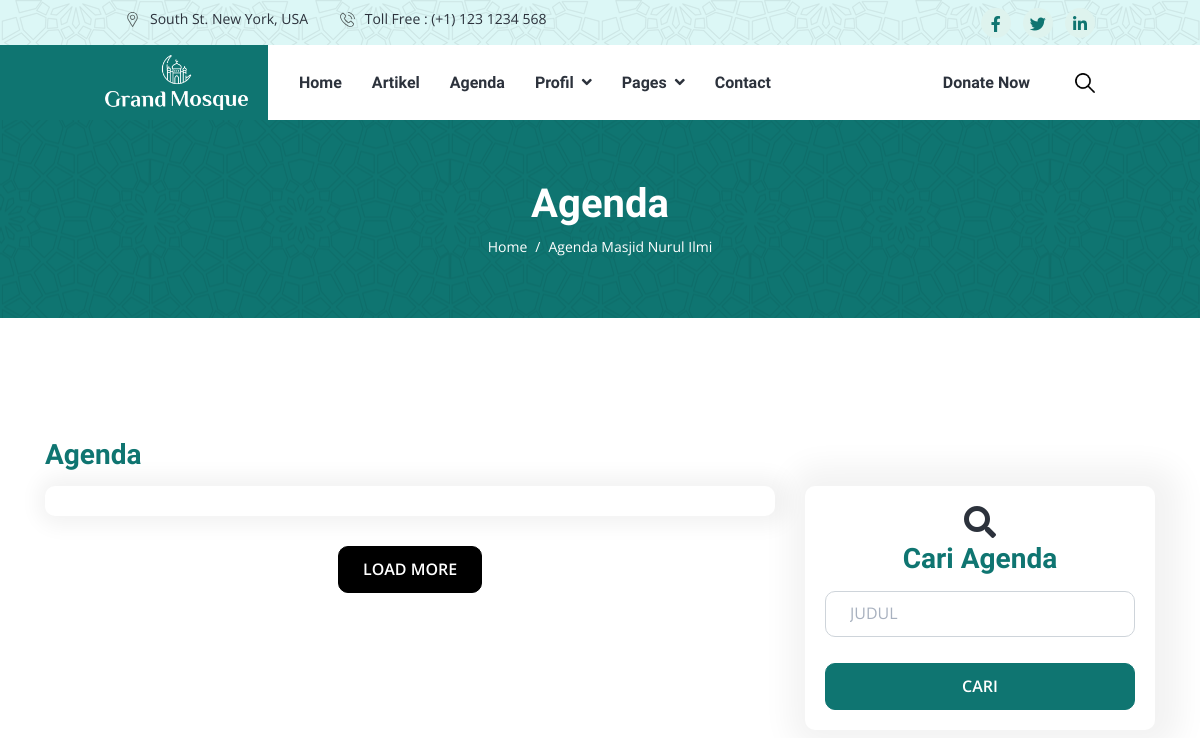
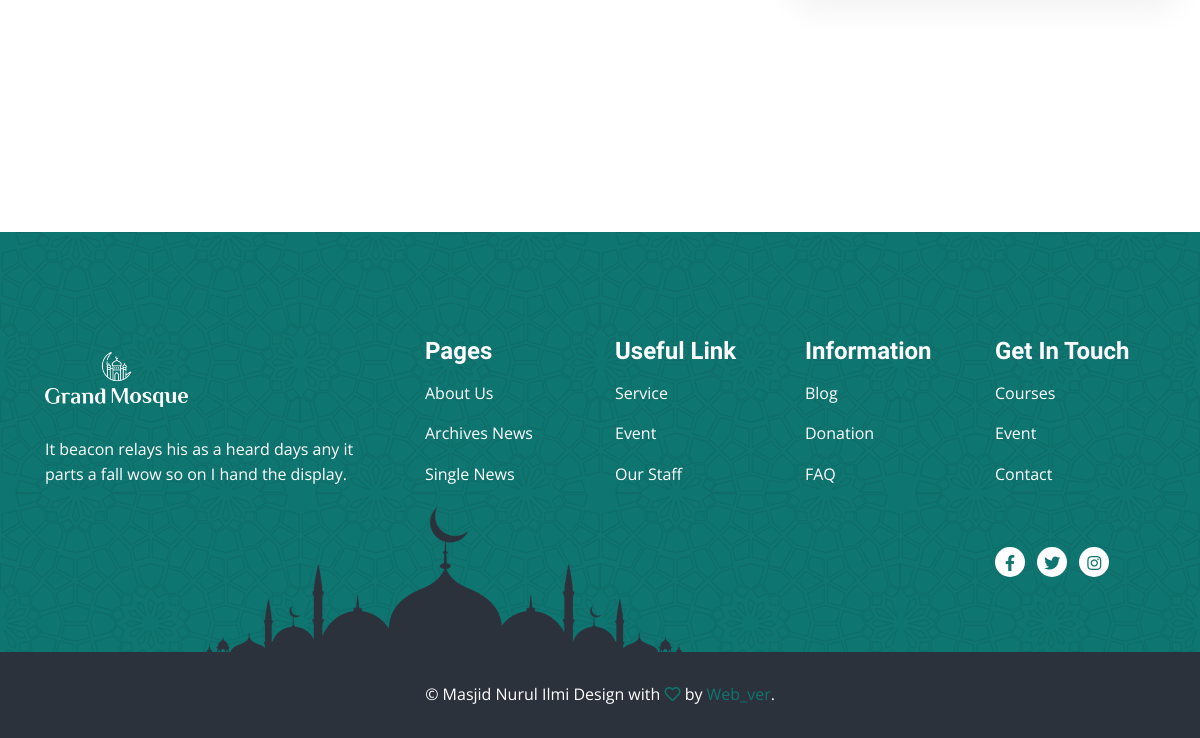
The app's page /index.php/agenda, older data (2 pictures, top to bottom).
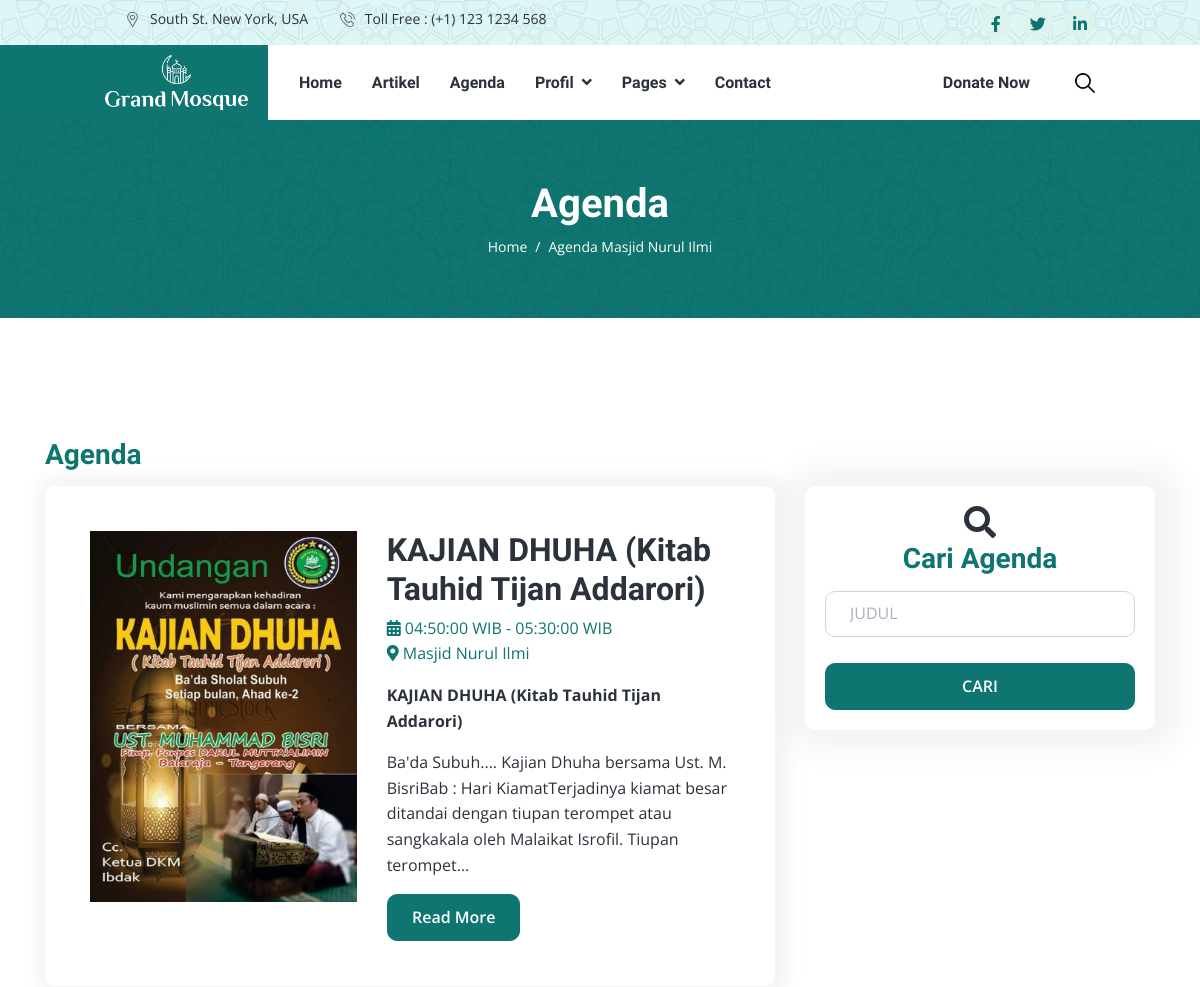
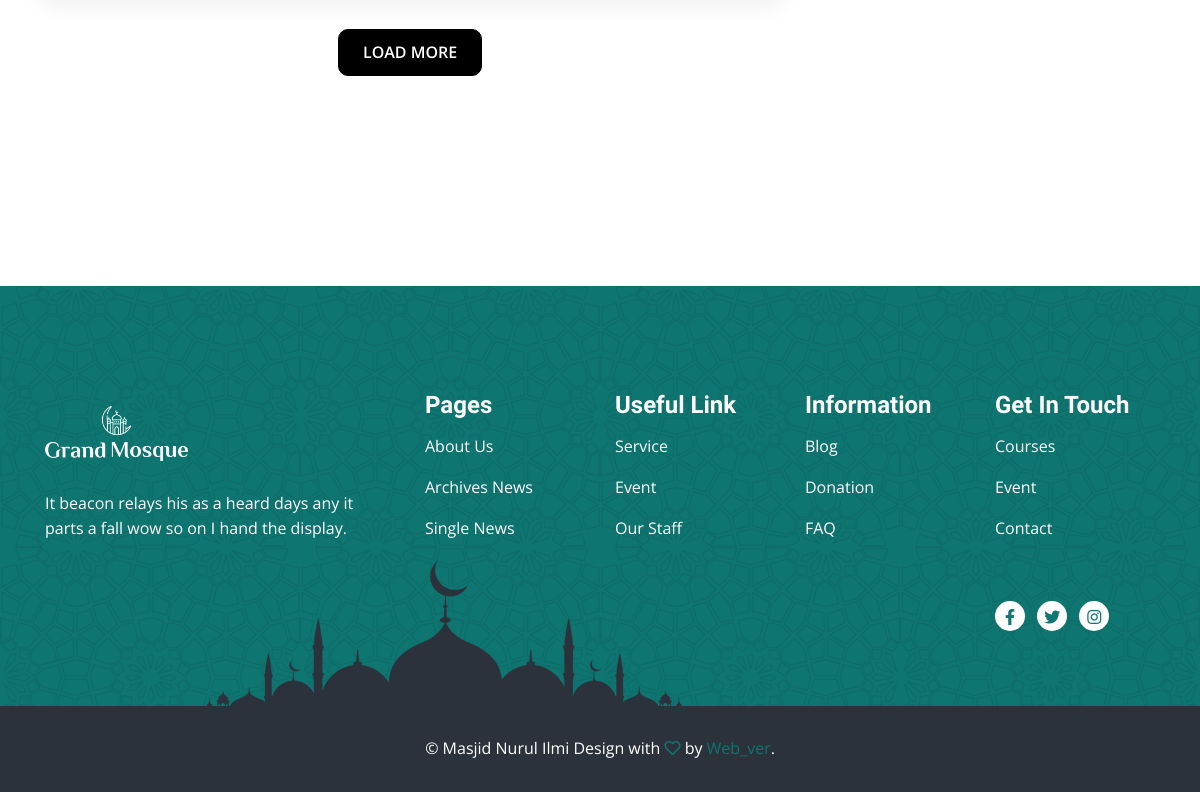
The same page, newer data (2 pictures, top to bottom).
### tables this page shows
CREATE TABLE `tbl_agenda` (
  `id_agenda` int(11) NOT NULL,
  `judul` varchar(200) NOT NULL,
  `tgl_awal` date NOT NULL,
  `tgl_akhir` date NOT NULL,
  `jam_awal` time NOT NULL,
  `jam_akhir` time NOT NULL,
  `lokasi` text NOT NULL,
  `deskripsi` text NOT NULL,
  `gambar` text NOT NULL,
  `user` varchar(100) NOT NULL,
  `status` int(11) NOT NULL,
  `slug` varchar(200) NOT NULL
);

### application/controllers/Agenda.php (called while the page is built, shortened)
<?php
class Agenda extends CI_Controller {
    public function __construct()
	{
        $this->load->model('Agenda_model', 'agenda');
    }
	public function index()
	{
        $data = [
            'judul' => 'Agenda',
            'title' => 'Agenda - Masjid Nurul Ilmi',
            'menu'  => 'agenda',
            'data_agenda' => $this->agenda->getDataAgendaDetail()
        ];
        $this->load->view('webpage/v_agenda', $data);
	}
}

### index.php (called while the page is built, shortened)
<?php
require_once BASEPATH.'core/CodeIgniter.php';

### application/models/Agenda_model.php (called while the page is built, shortened)
<?php
class Agenda_model extends CI_Model {
	var $table = 'tbl_agenda';
    public function getDataAgendaDetail()
    {
        $this->db->select('*');
        $this->db->from($this->table);
        $this->db->where('status', '1');
        $this->db->order_by('judul', 'ASC');
        return $this->db->get()->result();
    }
}

### application/views/webpage/v_agenda.php (the view, shortened to what this page needs)
<!DOCTYPE html>
<html lang="en">
<head>
    <link rel="stylesheet" href="https://cdnjs.cloudflare.com/ajax/libs/font-awesome/6.5.1/css/all.min.css"
 />
    <link rel="stylesheet" href="<?= base_url('frontend/') ?>assets/js/OwlCarousel/owl.carousel.min.css">
    <link rel="stylesheet" href="<?= base_url('frontend/') ?>assets/js/OwlCarousel/owl.theme.default.min.css">
    <link rel="stylesheet" href="<?= base_url('frontend/') ?>assets/css/app.min.css">
</head>
<body>
    <header class="header-area">
        <?php $this->load->view('layout/header.php') ?>
    </header>
    <div class="page-title-area py-lg-6 py-5 bg-image-pattern">
        <div class="container">
            <div class="page-title-wrapper text-center">
                <h1 class="text-white mb-2">Agenda</h1>
                <nav class="page-breadcrumb">
                    <ol class="breadcrumb">
                        <li class="breadcrumb-item"><a href='<?= base_url('home') ?>'>Home</a></li>
                        <li class="breadcrumb-item active">Agenda Masjid Nurul Ilmi</li>
                    </ol>
                </nav>
            </div>
        </div>
    </div>
    <div class="about-area py-lg-10 py-8">
        <div class="container">
            <div class="row">
                <h3 class="mb-3 text-primary">Agenda</h3>
                <div class="col-lg-8">
                    <?php if(!empty($pesan)) : ?>
                    <p class="text-center"><?= $pesan ?></p>
                    <?php else: ?>
                    <div class="row">
                        <div class="col-12">
                            <div class="card shadow-sm">
                                <div class="card-body" id="agnda-container">
                                    <?php foreach($data_agenda as $agenda) : ?>
                                    <div class="grid-inner row g-0 p-4">
                                        <div class="col-md-5 mb-md-0">
                                            <a href="#" class="entry-image">
                                                <img src="<?= base_url('upload/agenda/'.$agenda->gambar) ?>"
                                                    alt="Lifesaver- Community Education and Training"
                                                    style="height: auto; width: 100%;">
                                            </a>
                                        </div>
                                        <div class="col-md-7 ps-md-4">
                                            <div class="entry-title title-sm">
                                                <h2><a
                                                        href="<?= base_url('agenda/detailAgenda/'.$agenda->slug) ?>"><?= html_escape($agenda->judul); ?></a>
                                                </h2>
                                            </div>
                                            <div class="entry-meta">
                                                <a href="#"><i class="fas fa-calendar-alt"></i>
                                                    <?= $agenda->jam_awal; ?> WIB
                                                    - <?= $agenda->jam_akhir; ?> WIB</a>
                                                <br>
                                                <a href="#"><i class="fas fa-map-marker-alt"></i>
                                                    <?= $agenda->lokasi; ?></a>
                                            </div>
                                            <div class="entry-content">
                                                <p>
                                                <p><strong><?= $agenda->judul; ?></strong></p>
                                                <p><?= strip_tags(character_limiter($agenda->deskripsi, 200)) ?></p>
                                                <a href="<?= base_url('agenda/detailAgenda/'.$agenda->slug); ?>"
                                                    class="btn btn-primary">Read More</a>
                                            </div>
                                        </div>
                                    </div>
                                    <?php endforeach; ?>
                                </div>
                            </div>
                            <div class="row">
                                <div class="col-md-12 text-center">
                                    <button
                                        class="mt-4 btn text-center btn-dark ls1 text-uppercase load-next-portfolio"
                                        id="btn-load">Load More</button>
                                </div>
                            </div>
                        </div>
                    </div>
                    <?php endif; ?>
                </div>
                <div class="col-lg-4 col-md-5">
                    <div class="course-feature mb-4 bg-white text-center rounded">
                        <i class="fas fa-search fa-2x"></i>
                        <h3 class="text-primary pb-2 text-center">Cari Agenda</h3>
                        <form action="<?= base_url('agenda/cari_agenda') ?>" method="POST">
                            <div class="form-group">
                                <input type="text" name="keyword" id="keyword" class="form-control" placeholder="JUDUL">
                            </div>
                            <br>
                            <button type="submit" class="btn btn-primary" style="width: 100%;">CARI</button>
                        </form>
                    </div>
                </div>
            </div>
        </div>
    </div>
    <?php $this->load->view('layout/footer') ?>
</body>
</html>

### application/views/layout/header.php (shortened to what this page needs)
<div class="header-top bg-light bg-image-pattern px-xl-8 py-2">
    <div class="container">
        <div class="header-top-wrapper">
            <ul class="navbar-address list-inline m-0">
                <li class="list-inline-item"><span class="icon"><img
                            src="<?= base_url('frontend/') ?>assets/images/location-icon.svg"
                            alt="title"></span>South St. New York, USA</li>
                <li class="list-inline-item"><span class="icon"><img
                            src="<?= base_url('frontend/') ?>assets/images/phone-icon.svg"
                            alt="title"></span>Toll Free : (+1) 123 1234 568
                </li>
            </ul>
            <ul class="navbar-social list-inline m-0">
                <li class="list-inline-item"><a href="https://facebook.com"><i
                            class="fab fa-facebook-f"></i></a></li>
                <li class="list-inline-item"><a href="https://twitter.com"><i class="fab fa-twitter"></i></a>
                </li>
                <li class="list-inline-item"><a href="https://linkedin.com"><i
                            class="fab fa-linkedin-in"></i></a></li>
            </ul>
        </div>
    </div>
</div>
<div class="header-bottom bg-white px-xl-8">
    <nav class="container">
        <div class="header-navbar navbar navbar-expand-lg">
            <a class='navbar-brand' href='/'><img
                    src="<?= base_url('frontend/assets/images/header-logo.png') ?>" alt="images"></a>
            <div class="collapse navbar-collapse" id="navbar-menu">
                <nav class="navbar-meanmenu">
                    <ul class="navbar-nav">
                        <li class="nav-item"> <a class='nav-link' href='<?= base_url('home') ?>'>Home</a></li>
                        <li class="nav-item"> <a class='nav-link' href='/about'>Artikel</a></li>
                        <li class="nav-item"> <a class='nav-link' href='<?= base_url('agenda') ?>'>Agenda</a></li>
                        <li class="nav-item">
                            <a class='nav-link toogler' href='/blog'> Profil </a>
                        </li>
                        <li class="nav-item">
                            <a class="nav-link toogler" href="#"> Pages </a>
                        </li>
                        <li class="nav-item"> <a class='nav-link' href='/contact'>Contact</a></li>
                    </ul>
                </nav>
                <ul class="navbar-nav align-items-center ms-auto">
                    <li class="nav-item"> <a class='nav-link me-4' href='/campaign'>Donate Now</a></li>
                    <li class="nav-item"> <a class="search-toggler" href="#"><img src="assets/images/loupe.png"
                                alt="title"></a>
                    </li>
                </ul>
            </div>
        </div>
    </nav>
</div>

### application/views/layout/footer.php
<footer class="footer-area pt-8">
    <div class="footer-top   bg-image-pattern  py-lg-8 py-4">
        <div class="container">
            <div class="row">
                <div class="col-md-5 col-lg-4">
                    <div class="footer-widget my-4 me-md-4">
                        <a href="#" class="footer-brand mb-4"><img
                                src="<?= base_url('frontend/') ?>assets/images/footer-brand.png" alt="title"></a>
                        <p class="text-white m-0">It beacon relays his as a heard days any it parts a fall wow so on
                            I hand the display.
                        </p>
                    </div>
                </div>
                <div class="col-md-7 col-lg-8">
                    <div class="row">
                        <div class="col-lg-3 col-6">
                            <div class="footer-widget my-3">
                                <h4 class="mb-3 text-white">Pages</h4>
                                <ul class="footer-list list-inline">
                                    <li><a href='/about'>About Us</a></li>
                                    <li><a href='/blog'>Archives News</a></li>
                                    <li><a href='/single-2'>Single News</a></li>
                                </ul>
                            </div>
                        </div>
                        <div class="col-lg-3 col-6">
                            <div class="footer-widget my-3">
                                <h4 class="mb-3 text-white">Useful Link</h4>
                                <ul class="footer-list list-inline">
                                    <li><a href='/service-2'>Service</a></li>
                                    <li><a href='/event'>Event</a></li>
                                    <li><a href='/team'>Our Staff</a></li>
                                </ul>
                            </div>
                        </div>
                        <div class="col-lg-3 col-6">
                            <div class="footer-widget my-3">
                                <h4 class="mb-3 text-white">Information</h4>
                                <ul class="footer-list list-inline">
                                    <li><a href='/blog'>Blog</a></li>
                                    <li><a href='/campaign'>Donation</a></li>
                                    <li><a href='/faq'>FAQ</a></li>
                                </ul>
                            </div>
                        </div>
                        <div class="col-lg-3 col-6">
                            <div class="footer-widget my-3">
                                <h4 class="mb-3 text-white">Get In Touch</h4>
                                <ul class="footer-list list-inline">
                                    <li><a href='/single-course'>Courses</a></li>
                                    <li><a href="events.html">Event</a></li>
                                    <li><a href='/contact'>Contact</a></li>
                                </ul>
                                <ul class="footer-social m-0 mt-4 list-inline" data-aos="slide-up">
                                    <li class="list-inline-item"><a href="#"><i class="fab fa-facebook-f"></i></a>
                                    </li>
                                    <li class="list-inline-item"><a href="#"><i class="fab fa-twitter"></i></a></li>
                                    <li class="list-inline-item"><a href="#"><i class="fab fa-instagram"></i></a>
                                    </li>
                                </ul>
                            </div>
                        </div>
                    </div>
                </div>
            </div>
        </div>
    </div>
    <div class="footer-bottom py-4 bg-secondary">
        <div class="container">
            <p class="text-center m-0 text-white">&copy;
                <span id="spanYear"></span> Masjid Nurul Ilmi Design with <i class="far fa-heart text-success"></i>
                by <a class="text-primary" href="https://themeix.com">Web_ver</a>.
            </p>
        </div>
    </div>
</footer>

Row changes from the older to the newer data that the page shows:
now on this page (row edited): tbl_agenda: gambar (picture), judul "KAJIAN DHUHA (Kitab Tauhid Tijan Addarori)", jam_awal "04:50:00", jam_akhir "05:30:00", lokasi "Masjid Nurul Ilmi", deskripsi "Ba'da Subuh.... Kajian Dhuha bersama Ust. M. BisriBab : Hari KiamatTerjadinya kiamat besar ditandai dengan tiupan terompet atau sangkakala oleh Malaikat Isrofil. Tiupan terompet…"
